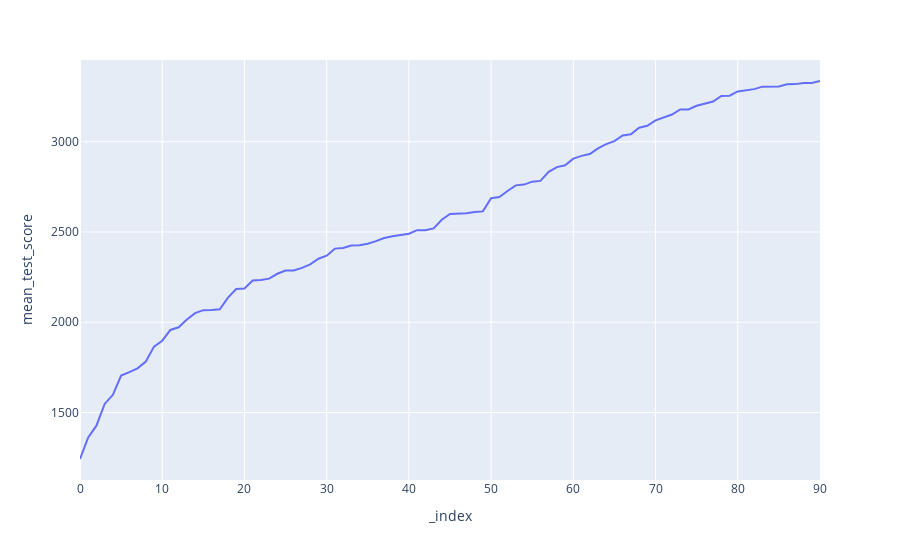

Notebook source saved alongside this figure:
### Code cell
a = pd.DataFrame(gs_dt.cv_results_).sort_values('mean_test_score', ascending=True).reset_index()
a
px.line(a, y='mean_test_score', hover_data=["mean_test_score", "param_sch"])

### Figure 1 — Plotly figure (JSON) as saved in the notebook; plotly's stock layout.template omitted (floating-point values rounded to 4 significant figures; data arrays with more than 128 entries replaced by an {"elided": "..."} marker saying what was removed)
{"data": [{"customdata": {"elided": "91x1x2 int values"}, "hovertemplate": "_index=%{x}<br>mean_test_score=%{y}<br>param_sch=%{customdata[0]}<extra></extra>", "legendgroup": "", "line": {"color": "#636efa", "dash": "solid"}, "mode": "lines", "name": "", "orientation": "v", "showlegend": false, "type": "scatter", "x": [0, 1, 2, 3, 4, 5, 6, 7, 8, 9, 10, 11, 12, 13, 14, 15, 16, 17, 18, 19, 20, 21, 22, 23, 24, 25, 26, 27, 28, 29, 30, 31, 32, 33, 34, 35, 36, 37, 38, 39, 40, 41, 42, 43, 44, 45, 46, 47, 48, 49, 50, 51, 52, 53, 54, 55, 56, 57, 58, 59, 60, 61, 62, 63, 64, 65, 66, 67, 68, 69, 70, 71, 72, 73, 74, 75, 76, 77, 78, 79, 80, 81, 82, 83, 84, 85, 86, 87, 88, 89, 90], "xaxis": "x", "y": [1242.0, 1362.0, 1427.0, 1547.0, 1598.0, 1704.0, 1723.0, 1745.0, 1782.0, 1865.0, 1898.0, 1957.0, 1972.0, 2015.0, 2051.0, 2067.0, 2067.0, 2071.0, 2136.0, 2184.0, 2187.0, 2232.0, 2234.0, 2241.0, 2268.0, 2287.0, 2287.0, 2301.0, 2321.0, 2352.0, 2369.0, 2408.0, 2411.0, 2425.0, 2426.0, 2435.0, 2449.0, 2467.0, 2477.0, 2485.0, 2490.0, 2510.0, 2510.0, 2520.0, 2568.0, 2600.0, 2601.0, 2603.0, 2610.0, 2614.0, 2687.0, 2694.0, 2727.0, 2758.0, 2763.0, 2779.0, 2783.0, 2833.0, 2860.0, 2869.0, 2906.0, 2922.0, 2932.0, 2963.0, 2987.0, 3003.0, 3035.0, 3041.0, 3078.0, 3088.0, 3119.0, 3137.0, 3151.0, 3179.0, 3179.0, 3199.0, 3210.0, 3223.0, 3254.0, 3255.0, 3279.0, 3286.0, 3292.0, 3306.0, 3306.0, 3306.0, 3319.0, 3319.0, 3325.0, 3326.0, 3337.0], "yaxis": "y"}], "layout": {"legend": {"tracegroupgap": 0}, "margin": {"t": 60}, "xaxis": {"anchor": "y", "domain": [0, 1], "title": {"text": "_index"}}, "yaxis": {"anchor": "x", "domain": [0, 1], "title": {"text": "mean_test_score"}}}}
